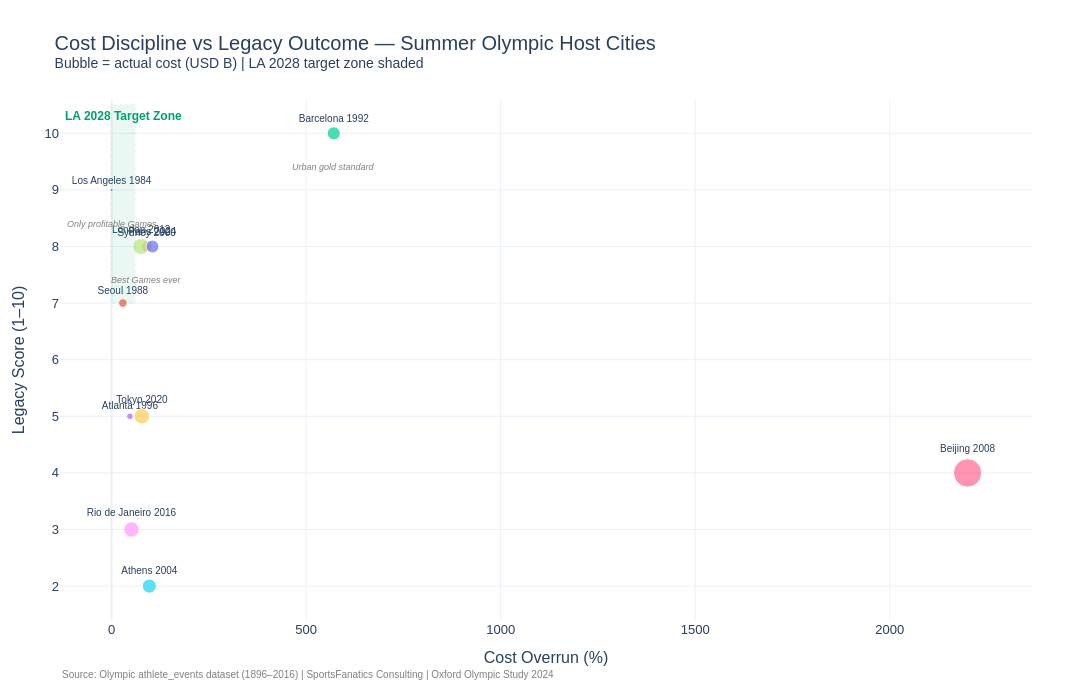

Notebook code for this chart:
### Markdown cell above
## HERO CHART 6 — Legacy Score vs Cost: Where LA 2028 Should Land

### Code cell
legacy = econ.dropna(subset=['Legacy_Score','Cost_Overrun_pct']).copy()

fig = px.scatter(
    legacy,
    x='Cost_Overrun_pct', y='Legacy_Score',
    size='Actual_Cost_USD_B', color='Label',
    text='Label',
    labels={'Cost_Overrun_pct':'Cost Overrun (%)', 'Legacy_Score':'Legacy Score (1–10)'},
    title='Cost Discipline vs Legacy Outcome — Summer Olympic Host Cities<br>'
          '<sup>Bubble = actual cost (USD B) | LA 2028 target zone shaded</sup>',
    width=1100, height=680, template='plotly_white'
)
fig.update_traces(textposition='top center', textfont_size=10)
fig.update_layout(showlegend=False)

# Target zone
fig.add_shape(type='rect', x0=0, x1=60, y0=7, y1=10.5,
    fillcolor=OLY['green'], opacity=0.08,
    line=dict(color=OLY['green'], dash='dot', width=2)
)
fig.add_annotation(x=30, y=10.3, text='<b>LA 2028 Target Zone</b>',
    showarrow=False, font=dict(color=OLY['green'], size=12))

# Barcelona & Sydney call-outs
for city, note in [('Barcelona 1992','Urban gold standard'),
                   ('Sydney 2000','Best Games ever'),
                   ('Los Angeles 1984','Only profitable Games')]:
    row = legacy[legacy['Label']==city]
    if not row.empty:
        fig.add_annotation(
            x=row['Cost_Overrun_pct'].values[0],
            y=row['Legacy_Score'].values[0] - 0.6,
            text=f'<i>{note}</i>', showarrow=False,
            font=dict(size=9, color='gray')
        )

fig.add_annotation(
    text=SOURCE_NOTE + ' | Oxford Olympic Study 2024',
    xref='paper', yref='paper',
    x=0, y=-0.12, showarrow=False, font=dict(size=10, color='gray')
)
fig.update_layout(**PLOTLY_LAYOUT)
fig.write_html(OUT_FIGS / 'HERO_06_legacyVsCost.html')
fig.show()
logger.info('HERO 6 saved.')

### Figure 1 — Plotly figure (JSON) as saved in the notebook; plotly's stock layout.template omitted (floating-point values rounded to 4 significant figures)
{"data": [{"hovertemplate": "Label=%{text}<br>Cost Overrun (%)=%{x}<br>Legacy Score (1–10)=%{y}<br>Actual_Cost_USD_B=%{marker.size}<extra></extra>", "legendgroup": "Los Angeles 1984", "marker": {"color": "#636efa", "size": [0.55], "sizemode": "area", "sizeref": 0.11, "symbol": "circle"}, "mode": "markers+text", "name": "Los Angeles 1984", "orientation": "v", "showlegend": true, "text": ["Los Angeles 1984"], "textfont": {"size": 10}, "textposition": "top center", "type": "scatter", "x": [0.0], "xaxis": "x", "y": [9.0], "yaxis": "y"}, {"hovertemplate": "Label=%{text}<br>Cost Overrun (%)=%{x}<br>Legacy Score (1–10)=%{y}<br>Actual_Cost_USD_B=%{marker.size}<extra></extra>", "legendgroup": "Seoul 1988", "marker": {"color": "#EF553B", "size": [4.0], "sizemode": "area", "sizeref": 0.11, "symbol": "circle"}, "mode": "markers+text", "name": "Seoul 1988", "orientation": "v", "showlegend": true, "text": ["Seoul 1988"], "textfont": {"size": 10}, "textposition": "top center", "type": "scatter", "x": [29.0], "xaxis": "x", "y": [7.0], "yaxis": "y"}, {"hovertemplate": "Label=%{text}<br>Cost Overrun (%)=%{x}<br>Legacy Score (1–10)=%{y}<br>Actual_Cost_USD_B=%{marker.size}<extra></extra>", "legendgroup": "Barcelona 1992", "marker": {"color": "#00cc96", "size": [9.4], "sizemode": "area", "sizeref": 0.11, "symbol": "circle"}, "mode": "markers+text", "name": "Barcelona 1992", "orientation": "v", "showlegend": true, "text": ["Barcelona 1992"], "textfont": {"size": 10}, "textposition": "top center", "type": "scatter", "x": [571.0], "xaxis": "x", "y": [10.0], "yaxis": "y"}, {"hovertemplate": "Label=%{text}<br>Cost Overrun (%)=%{x}<br>Legacy Score (1–10)=%{y}<br>Actual_Cost_USD_B=%{marker.size}<extra></extra>", "legendgroup": "Atlanta 1996", "marker": {"color": "#ab63fa", "size": [2.5], "sizemode": "area", "sizeref": 0.11, "symbol": "circle"}, "mode": "markers+text", "name": "Atlanta 1996", "orientation": "v", "showlegend": true, "text": ["Atlanta 1996"], "textfont": {"size": 10}, "textposition": "top center", "type": "scatter", "x": [47.0], "xaxis": "x", "y": [5.0], "yaxis": "y"}, {"hovertemplate": "Label=%{text}<br>Cost Overrun (%)=%{x}<br>Legacy Score (1–10)=%{y}<br>Actual_Cost_USD_B=%{marker.size}<extra></extra>", "legendgroup": "Sydney 2000", "marker": {"color": "#FFA15A", "size": [6.5], "sizemode": "area", "sizeref": 0.11, "symbol": "circle"}, "mode": "markers+text", "name": "Sydney 2000", "orientation": "v", "showlegend": true, "text": ["Sydney 2000"], "textfont": {"size": 10}, "textposition": "top center", "type": "scatter", "x": [90.0], "xaxis": "x", "y": [8.0], "yaxis": "y"}, {"hovertemplate": "Label=%{text}<br>Cost Overrun (%)=%{x}<br>Legacy Score (1–10)=%{y}<br>Actual_Cost_USD_B=%{marker.size}<extra></extra>", "legendgroup": "Athens 2004", "marker": {"color": "#19d3f3", "size": [11.0], "sizemode": "area", "sizeref": 0.11, "symbol": "circle"}, "mode": "markers+text", "name": "Athens 2004", "orientation": "v", "showlegend": true, "text": ["Athens 2004"], "textfont": {"size": 10}, "textposition": "top center", "type": "scatter", "x": [97.0], "xaxis": "x", "y": [2.0], "yaxis": "y"}, {"hovertemplate": "Label=%{text}<br>Cost Overrun (%)=%{x}<br>Legacy Score (1–10)=%{y}<br>Actual_Cost_USD_B=%{marker.size}<extra></extra>", "legendgroup": "Beijing 2008", "marker": {"color": "#FF6692", "size": [44.0], "sizemode": "area", "sizeref": 0.11, "symbol": "circle"}, "mode": "markers+text", "name": "Beijing 2008", "orientation": "v", "showlegend": true, "text": ["Beijing 2008"], "textfont": {"size": 10}, "textposition": "top center", "type": "scatter", "x": [2200.0], "xaxis": "x", "y": [4.0], "yaxis": "y"}, {"hovertemplate": "Label=%{text}<br>Cost Overrun (%)=%{x}<br>Legacy Score (1–10)=%{y}<br>Actual_Cost_USD_B=%{marker.size}<extra></extra>", "legendgroup": "London 2012", "marker": {"color": "#B6E880", "size": [14.8], "sizemode": "area", "sizeref": 0.11, "symbol": "circle"}, "mode": "markers+text", "name": "London 2012", "orientation": "v", "showlegend": true, "text": ["London 2012"], "textfont": {"size": 10}, "textposition": "top center", "type": "scatter", "x": [76.0], "xaxis": "x", "y": [8.0], "yaxis": "y"}, {"hovertemplate": "Label=%{text}<br>Cost Overrun (%)=%{x}<br>Legacy Score (1–10)=%{y}<br>Actual_Cost_USD_B=%{marker.size}<extra></extra>", "legendgroup": "Rio de Janeiro 2016", "marker": {"color": "#FF97FF", "size": [13.1], "sizemode": "area", "sizeref": 0.11, "symbol": "circle"}, "mode": "markers+text", "name": "Rio de Janeiro 2016", "orientation": "v", "showlegend": true, "text": ["Rio de Janeiro 2016"], "textfont": {"size": 10}, "textposition": "top center", "type": "scatter", "x": [51.0], "xaxis": "x", "y": [3.0], "yaxis": "y"}, {"hovertemplate": "Label=%{text}<br>Cost Overrun (%)=%{x}<br>Legacy Score (1–10)=%{y}<br>Actual_Cost_USD_B=%{marker.size}<extra></extra>", "legendgroup": "Tokyo 2020", "marker": {"color": "#FECB52", "size": [13.0], "sizemode": "area", "sizeref": 0.11, "symbol": "circle"}, "mode": "markers+text", "name": "Tokyo 2020", "orientation": "v", "showlegend": true, "text": ["Tokyo 2020"], "textfont": {"size": 10}, "textposition": "top center", "type": "scatter", "x": [78.0], "xaxis": "x", "y": [5.0], "yaxis": "y"}, {"hovertemplate": "Label=%{text}<br>Cost Overrun (%)=%{x}<br>Legacy Score (1–10)=%{y}<br>Actual_Cost_USD_B=%{marker.size}<extra></extra>", "legendgroup": "Paris 2024", "marker": {"color": "#636efa", "size": [9.0], "sizemode": "area", "sizeref": 0.11, "symbol": "circle"}, "mode": "markers+text", "name": "Paris 2024", "orientation": "v", "showlegend": true, "text": ["Paris 2024"], "textfont": {"size": 10}, "textposition": "top center", "type": "scatter", "x": [105.0], "xaxis": "x", "y": [8.0], "yaxis": "y"}], "layout": {"annotations": [{"font": {"color": "#009F6B", "size": 12}, "showarrow": false, "text": "<b>LA 2028 Target Zone</b>", "x": 30, "y": 10.3}, {"font": {"color": "gray", "size": 9}, "showarrow": false, "text": "<i>Urban gold standard</i>", "x": 571.0, "y": 9.4}, {"font": {"color": "gray", "size": 9}, "showarrow": false, "text": "<i>Best Games ever</i>", "x": 90.0, "y": 7.4}, {"font": {"color": "gray", "size": 9}, "showarrow": false, "text": "<i>Only profitable Games</i>", "x": 0.0, "y": 8.4}, {"font": {"color": "gray", "size": 10}, "showarrow": false, "text": "Source: Olympic athlete_events dataset (1896–2016) | SportsFanatics Consulting | Oxford Olympic Study 2024", "x": 0, "xref": "paper", "y": -0.12, "yref": "paper"}], "font": {"family": "Arial", "size": 13}, "height": 680, "legend": {"itemsizing": "constant", "title": {"text": "Label"}, "tracegroupgap": 0}, "margin": {"b": 60, "l": 60, "r": 60, "t": 100}, "shapes": [{"fillcolor": "#009F6B", "line": {"color": "#009F6B", "dash": "dot", "width": 2}, "opacity": 0.08, "type": "rect", "x0": 0, "x1": 60, "y0": 7, "y1": 10.5}], "showlegend": false, "title": {"font": {"size": 20}, "text": "Cost Discipline vs Legacy Outcome — Summer Olympic Host Cities<br><sup>Bubble = actual cost (USD B) | LA 2028 target zone shaded</sup>"}, "width": 1100, "xaxis": {"anchor": "y", "domain": [0.0, 1.0], "title": {"text": "Cost Overrun (%)"}}, "yaxis": {"anchor": "x", "domain": [0.0, 1.0], "title": {"text": "Legacy Score (1–10)"}}}}
